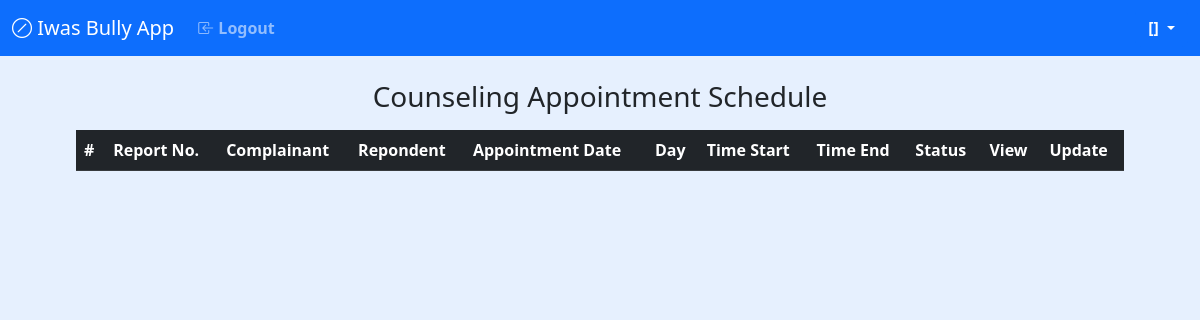
The app's page /admin/appointment.php, older data.
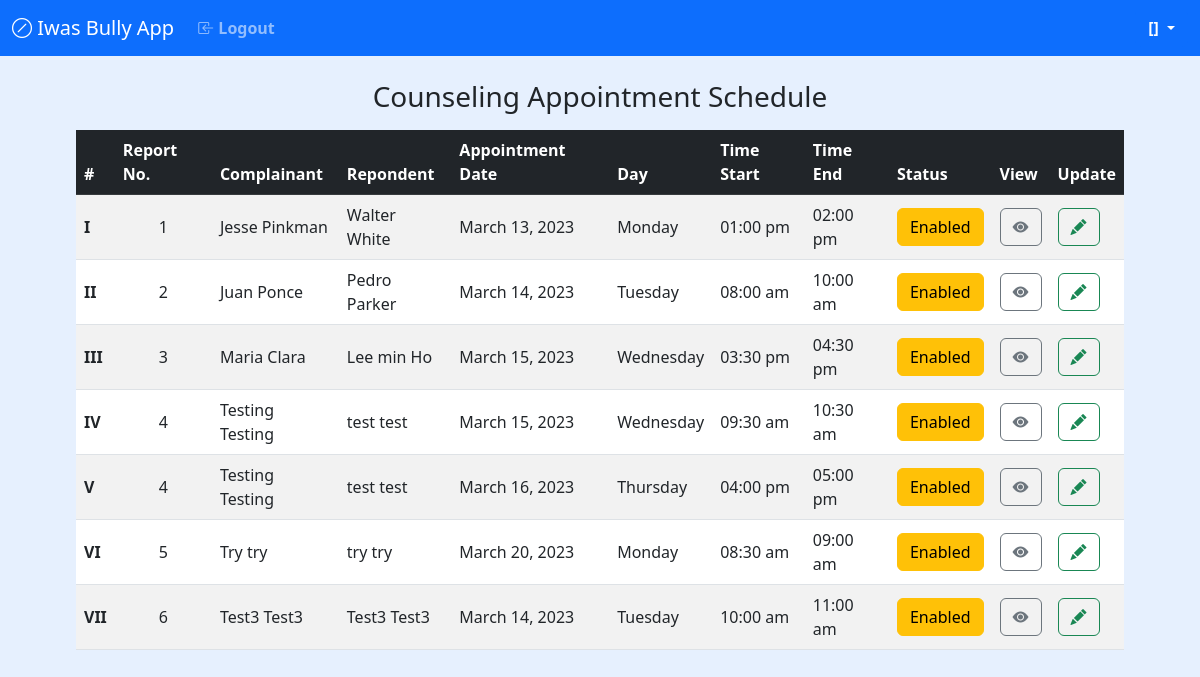
The same page, newer data.
### tables this page shows
CREATE TABLE `Appointment` (
  `AppointmentID` int(11) NOT NULL,
  `UserID` int(11) NOT NULL,
  `ReportID` int(11) NOT NULL,
  `ComplainantName` varchar(50) DEFAULT NULL,
  `RespondentName` varchar(50) DEFAULT NULL,
  `AppointmentDate` date DEFAULT NULL,
  `StartTime` time NOT NULL,
  `EndTime` time NOT NULL,
  `CreatedBy` int(11) DEFAULT NULL,
  `CreatedDate` datetime DEFAULT current_timestamp(),
  `ModifiedBy` int(11) DEFAULT NULL,
  `ModifiedDate` timestamp NOT NULL DEFAULT current_timestamp() ON UPDATE current_timestamp(),
  `AppointmentStatus` tinyint(1) NOT NULL DEFAULT 0
);

CREATE TABLE `Report` (
  `ReportID` int(11) NOT NULL,
  `UserID` int(11) NOT NULL,
  `C_Firstname` varchar(50) NOT NULL,
  `C_Lastname` varchar(50) NOT NULL,
  `C_SchoolIDNumber` varchar(20) NOT NULL,
  `C_UserRole` enum('Junior','Senior','Teacher','Guidance Office') NOT NULL,
  `C_Email` varchar(50) NOT NULL,
  `C_ContactNumber` varchar(20) NOT NULL,
  `R_Firstname` varchar(50) NOT NULL,
  `R_Lastname` varchar(50) NOT NULL,
  `R_SchoolIDNumber` varchar(20) NOT NULL,
  `R_UserRole` enum('Junior','Senior','Teacher') NOT NULL,
  `R_Email` varchar(50) NOT NULL,
  `R_ContactNumber` varchar(20) NOT NULL,
  `TypeOfBullying` enum('Verbal','Physical','Social','Cyberbullying') NOT NULL,
  `ImageProof` text DEFAULT NULL,
  `VideoLink` text DEFAULT NULL,
  `Remarks` text DEFAULT NULL,
  `CreatedBy` int(11) DEFAULT NULL,
  `CreatedDate` datetime DEFAULT current_timestamp(),
  `ModifiedBy` int(11) DEFAULT NULL,
  `ModifiedDate` timestamp NOT NULL DEFAULT current_timestamp() ON UPDATE current_timestamp(),
  `ReportStatus` tinyint(4) DEFAULT 0
);

### admin/appointment.php (the view, shortened to what this page needs)
<?php
require_once '../connection/DBconnection.php';
require '../components/header.php';
require '../components/navigation.php';
function intToRoman($num) {
  $map = array(
      'M' => 1000,
      'CM' => 900,
      'D' => 500,
      'CD' => 400,
      'C' => 100,
      'XC' => 90,
      'L' => 50,
      'XL' => 40,
      'X' => 10,
      'IX' => 9,
      'V' => 5,
      'IV' => 4,
      'I' => 1
  );
  $roman = '';
  foreach ($map as $key => $value) {
      while ($num >= $value) {
          $roman .= $key;
          $num -= $value;
      }
  }
  return $roman;
}
    $stmt = $conn->prepare("
      SELECT *
      FROM Report as T1
      JOIN Appointment as T2
      ON T1.ReportID = T2.ReportID
    ");
    $stmt->execute();
    $apppointment = $stmt->fetchAll(PDO::FETCH_OBJ);
?>
<div class="container my-3">
  <h3 class="text-center">Counseling Appointment Schedule</h3>
      <div class="table-responsive my-3">
        <table class="table align-middle table-hover table-striped">
          <thead class="table-dark">
            <tr class="text-start">
              <th>#</th>
              <th>Report No.</th>
              <th>Complainant</th>
              <th>Repondent</th>
              <th>Appointment Date</th>
              <th>Day</th>
              <th>Time Start</th>
              <th>Time End</th>
              <th>Status</th>
              <th>View</th>
              <th>Update</th>
            </tr>
          </thead>
          <tbody>
          <?php foreach($apppointment as $apppointments): ?>
            <tr class="text-start">
              <td><b><?= intToRoman($apppointments->AppointmentID); ?></b></td>
              <td class="text-center"><?= $apppointments->ReportID; ?></td>
              <td><?= $apppointments->C_Firstname." ".$apppointments->C_Lastname; ?></td>
              <td><?= $apppointments->R_Firstname." ".$apppointments->R_Lastname; ?></td>
              <td><?= date("F d, Y", strtotime($apppointments->AppointmentDate)); ?></td>
              <td><?= date("l", strtotime($apppointments->AppointmentDate)); ?></td>
              <td><?= date("h:i a", strtotime($apppointments->StartTime))?></td>
              <td><?= date("h:i a", strtotime($apppointments->EndTime))?></td>
              <?php if($apppointments->AppointmentStatus == 0): ?>
              <td><button type="button" class="btn btn-warning">Enabled</button></td>
              <?php else: ?>
              <td><button type="button" class="btn btn-danger">Canceled</button></td>
              <?php endif; ?>
              <td><button type="button" class="btn btn-outline-secondary"><i class="bi bi-eye-fill"></i></button></td>
              <td><button type="button" class="btn btn-outline-success"><i class="bi bi-pencil-fill"></i></button></td>
            </tr>
          <?php endforeach; ?>
          </tbody>
        </table>
      </div>
</div>
<?php require '../components/footer.php' ;?>

Row changes from the older to the newer data that the page shows:
added appointment: AppointmentID "I", ReportID "1", ReportID.C_Firstname "Jesse", ReportID.C_Lastname "Pinkman", ReportID.R_Firstname "Walter", ReportID.R_Lastname "White", AppointmentDate "March 13, 2023", AppointmentDate "Monday", StartTime "01:00 pm", EndTime "02:00 pm", AppointmentStatus "Enabled"
added appointment: AppointmentID "II", ReportID "2", ReportID.C_Firstname "Juan", ReportID.C_Lastname "Ponce", ReportID.R_Firstname "Pedro", ReportID.R_Lastname "Parker", AppointmentDate "March 14, 2023", AppointmentDate "Tuesday", StartTime "08:00 am", EndTime "10:00 am", AppointmentStatus "Enabled"
added appointment: AppointmentID "III", ReportID "3", ReportID.C_Firstname "Maria", ReportID.C_Lastname "Clara", ReportID.R_Firstname "Lee min", ReportID.R_Lastname "Ho", AppointmentDate "March 15, 2023", AppointmentDate "Wednesday", StartTime "03:30 pm", EndTime "04:30 pm", AppointmentStatus "Enabled"
added appointment: AppointmentID "IV", ReportID "4", ReportID.C_Firstname "Testing", ReportID.C_Lastname "Testing", ReportID.R_Firstname "test", ReportID.R_Lastname "test", AppointmentDate "March 15, 2023", AppointmentDate "Wednesday", StartTime "09:30 am", EndTime "10:30 am", AppointmentStatus "Enabled"
added appointment: AppointmentID "V", ReportID "4", ReportID.C_Firstname "Testing", ReportID.C_Lastname "Testing", ReportID.R_Firstname "test", ReportID.R_Lastname "test", AppointmentDate "March 16, 2023", AppointmentDate "Thursday", StartTime "04:00 pm", EndTime "05:00 pm", AppointmentStatus "Enabled"
added appointment: AppointmentID "VI", ReportID "5", ReportID.C_Firstname "Try", ReportID.C_Lastname "try", ReportID.R_Firstname "try", ReportID.R_Lastname "try", AppointmentDate "March 20, 2023", AppointmentDate "Monday", StartTime "08:30 am", EndTime "09:00 am", AppointmentStatus "Enabled"
added appointment: AppointmentID "VII", ReportID "6", ReportID.C_Firstname "Test3", ReportID.C_Lastname "Test3", ReportID.R_Firstname "Test3", ReportID.R_Lastname "Test3", AppointmentDate "March 14, 2023", AppointmentDate "Tuesday", StartTime "10:00 am", EndTime "11:00 am", AppointmentStatus "Enabled"
